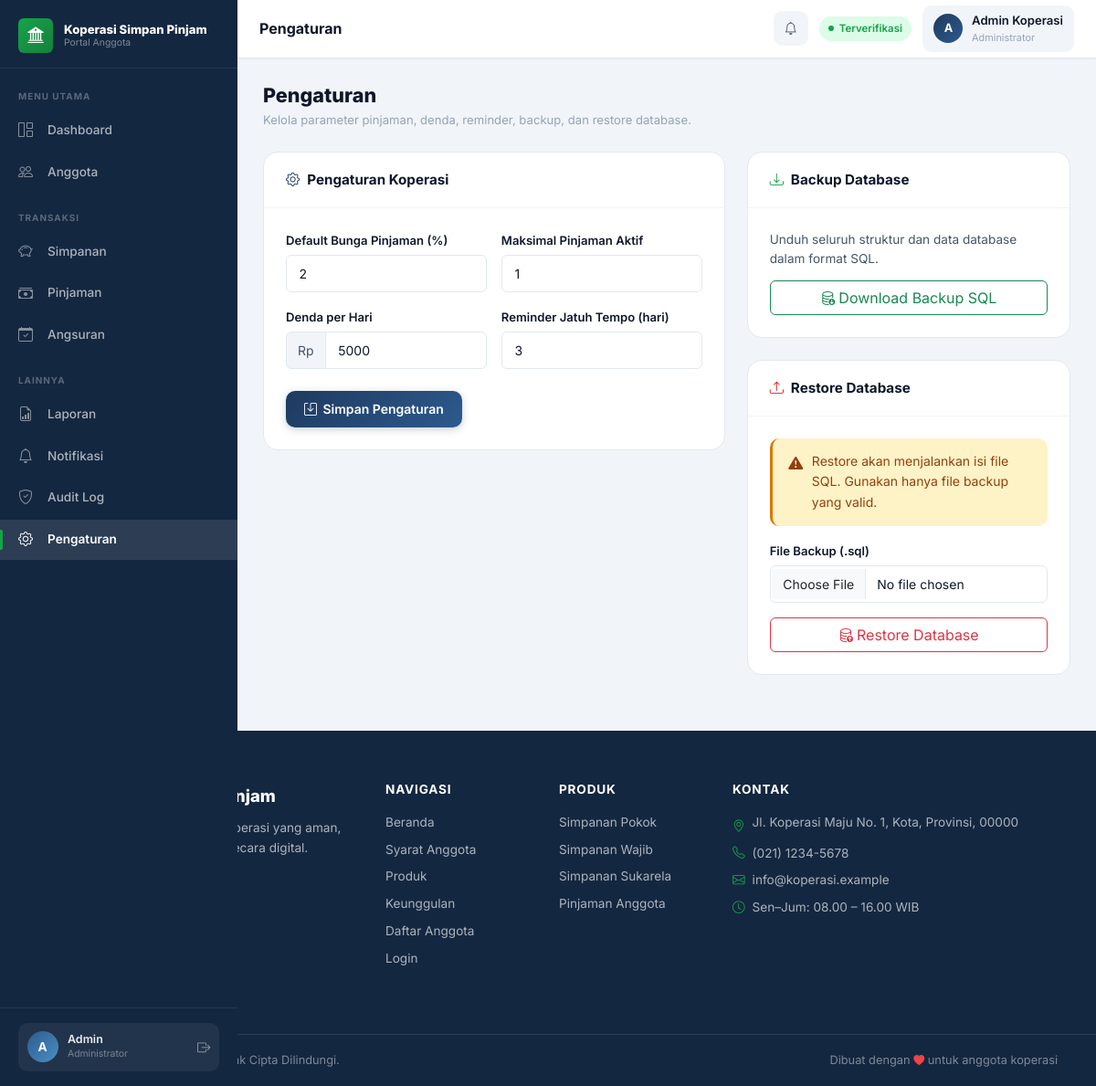
The app's page /admin/pengaturan.php (signed in) with its own data.
### tables this page shows
CREATE TABLE IF NOT EXISTS users (
    id INT AUTO_INCREMENT PRIMARY KEY,
    nama VARCHAR(150) NOT NULL,
    nik VARCHAR(50) NOT NULL UNIQUE,
    tempat_lahir VARCHAR(100),
    tanggal_lahir DATE,
    jenis_kelamin VARCHAR(20),
    alamat TEXT,
    no_hp VARCHAR(30),
    email VARCHAR(150) NOT NULL UNIQUE,
    pekerjaan VARCHAR(100),
    penghasilan DECIMAL(15,2),
    username VARCHAR(50) NOT NULL UNIQUE,
    password VARCHAR(255) NOT NULL,
    role ENUM('admin', 'user') DEFAULT 'user',
    status_verifikasi VARCHAR(50) DEFAULT 'Menunggu Verifikasi',
    foto_ktp VARCHAR(255),
    foto_diri VARCHAR(255),
    created_at DATETIME,
    updated_at DATETIME
);

CREATE TABLE IF NOT EXISTS settings (
    name VARCHAR(50) PRIMARY KEY,
    value TEXT
);

### config/config.php (called while the page is built)
<?php
return [
    'db' => [
        'host' => 'localhost',
        'name' => 'koperasi',
        'user' => 'root',
        'pass' => '',
        'charset' => 'utf8mb4',
    ],
    'app' => [
        'name' => 'Koperasi Simpan Pinjam',
        'base_url' => '',
        'timezone' => 'Asia/Jakarta',
    ],
];

### config/helpers.php (called while the page is built, shortened)
<?php
function e($value): string
{
    return htmlspecialchars((string)$value, ENT_QUOTES, 'UTF-8');
}
function get_setting(string $name, $default = null)
{
    $pdo = db();
    $stmt = $pdo->prepare("SELECT value FROM settings WHERE name = ?");
    $stmt->execute([$name]);
    $row = $stmt->fetch();
    return $row ? $row['value'] : $default;
}

### config/auth.php (called while the page is built, shortened)
<?php
require_once __DIR__ . '/helpers.php';
function current_user(): ?array
{
    $pdo = db();
    $stmt = $pdo->prepare("SELECT * FROM users WHERE id = ?");
    $stmt->execute([$_SESSION['user_id']]);
    $user = $stmt->fetch();
    return $user ?: null;
}

### admin/pengaturan.php (the view, shortened to what this page needs)
<?php
require_once __DIR__ . '/../config/auth.php';
require_once __DIR__ . '/../config/helpers.php';
$defaultBunga = get_setting('default_bunga_persen', 2);
$maxActive = get_setting('max_active_loans', 1);
$dendaPerHari = get_setting('denda_per_hari', 5000);
$reminderDays = get_setting('reminder_days_before_due', 3);
$page_title = 'Pengaturan';
?>
<?php require __DIR__ . '/../includes/dashboard_top.php'; ?>
<div class="page-header">
    <div>
        <h1 class="page-title">Pengaturan</h1>
        <p class="page-sub">Kelola parameter pinjaman, denda, reminder, backup, dan restore database.</p>
    </div>
</div>
<div class="row g-4">
    <div class="col-lg-7">
        <div class="panel">
            <div class="panel-header">
                <span class="panel-title"><i class="bi bi-gear me-2 text-primary-custom"></i>Pengaturan Koperasi</span>
            </div>
            <div class="panel-body">
                <form method="post">
                    <div class="row g-3">
                        <div class="col-md-6">
                            <label class="form-label">Default Bunga Pinjaman (%)</label>
                            <input type="number" step="0.1" name="default_bunga_persen" class="form-control" value="<?= e($defaultBunga); ?>">
                        </div>
                        <div class="col-md-6">
                            <label class="form-label">Maksimal Pinjaman Aktif</label>
                            <input type="number" name="max_active_loans" class="form-control" value="<?= e($maxActive); ?>">
                        </div>
                        <div class="col-md-6">
                            <label class="form-label">Denda per Hari</label>
                            <div class="input-group">
                                <span class="input-group-text">Rp</span>
                                <input type="number" name="denda_per_hari" class="form-control" min="0" value="<?= e($dendaPerHari); ?>">
                            </div>
                        </div>
                        <div class="col-md-6">
                            <label class="form-label">Reminder Jatuh Tempo (hari)</label>
                            <input type="number" name="reminder_days_before_due" class="form-control" min="0" value="<?= e($reminderDays); ?>">
                        </div>
                    </div>
                    <button class="btn-primary-custom mt-4" type="submit"><i class="bi bi-save"></i>Simpan Pengaturan</button>
                </form>
            </div>
        </div>
    </div>
    <div class="col-lg-5">
        <div class="panel mb-4">
            <div class="panel-header">
                <span class="panel-title"><i class="bi bi-download me-2 text-green"></i>Backup Database</span>
            </div>
            <div class="panel-body">
                <p style="font-size:.85rem;color:var(--text-secondary)">Unduh seluruh struktur dan data database dalam format SQL.</p>
                <a href="/admin/pengaturan.php?backup=database" class="btn btn-outline-success w-100"><i class="bi bi-database-down me-1"></i>Download Backup SQL</a>
            </div>
        </div>
        <div class="panel">
            <div class="panel-header">
                <span class="panel-title"><i class="bi bi-upload me-2 text-red"></i>Restore Database</span>
            </div>
            <div class="panel-body">
                <div class="alert alert-warning-custom">
                    <i class="bi bi-exclamation-triangle-fill"></i>
                    <span>Restore akan menjalankan isi file SQL. Gunakan hanya file backup yang valid.</span>
                </div>
                <form method="post" enctype="multipart/form-data">
                    <label class="form-label">File Backup (.sql)</label>
                    <input type="file" name="backup_file" class="form-control" accept=".sql" required>
                    <button class="btn btn-outline-danger w-100 mt-3" type="submit" onclick="return confirm('Restore database dari file ini?')"><i class="bi bi-database-up me-1"></i>Restore Database</button>
                </form>
            </div>
        </div>
    </div>
</div>
<?php require __DIR__ . '/../includes/dashboard_bottom.php'; ?>

### includes/dashboard_top.php (shortened to what this page needs)
<?php
require_once __DIR__ . '/../config/auth.php';
require_once __DIR__ . '/../config/helpers.php';
$config   = require __DIR__ . '/../config/config.php';
$authUser = current_user();
$initials = strtoupper(substr($authUser['nama'] ?? 'U', 0, 1));
$statusMap = [
    'Disetujui'           => ['class' => 'verified',  'label' => 'Terverifikasi'],
    'Menunggu Verifikasi' => ['class' => 'pending',   'label' => 'Menunggu'],
    'Ditolak'             => ['class' => 'rejected',  'label' => 'Ditolak'],
    'Nonaktif'            => ['class' => 'nonactive', 'label' => 'Nonaktif'],
];
$verifStatus  = $authUser['status_verifikasi'] ?? 'Menunggu Verifikasi';
$statusInfo   = $statusMap[$verifStatus] ?? ['class' => 'pending', 'label' => $verifStatus];
$role         = $authUser['role'] ?? 'user';
$notificationUrl     = $role === 'admin' ? '/admin/notifikasi.php' : '/user/notifikasi.php';
?>
<?php require __DIR__ . '/header.php'; ?>
<div class="app-layout">
  <aside class="app-sidebar" id="appSidebar">
    <a href="/" class="sidebar-brand">
      <span class="sidebar-brand-icon"><i class="bi bi-bank2"></i></span>
      <span class="sidebar-brand-text">
        <span class="sidebar-brand-name"><?= e($config['app']['name']); ?></span>
        <span class="sidebar-brand-tagline">Portal Anggota</span>
      </span>
    </a>
    <nav class="sidebar-nav">
      <?php if ($role === 'admin'): ?>
        <div class="sidebar-section"><span class="sidebar-section-label">Menu Utama</span></div>
        <a href="/admin/dashboard.php" class="sidebar-link" id="sl-dashboard">
            <i class="bi bi-grid-1x2"></i>Dashboard
        </a>
        <a href="/admin/anggota.php" class="sidebar-link" id="sl-anggota">
            <i class="bi bi-people"></i>Anggota
        </a>
        <div class="sidebar-section mt-2"><span class="sidebar-section-label">Transaksi</span></div>
        <a href="/admin/simpanan.php" class="sidebar-link" id="sl-simpanan">
            <i class="bi bi-piggy-bank"></i>Simpanan
        </a>
        <a href="/admin/pinjaman.php" class="sidebar-link" id="sl-pinjaman">
            <i class="bi bi-cash-stack"></i>Pinjaman
        </a>
        <a href="/admin/angsuran.php" class="sidebar-link" id="sl-angsuran">
            <i class="bi bi-calendar-check"></i>Angsuran
        </a>
        <div class="sidebar-section mt-2"><span class="sidebar-section-label">Lainnya</span></div>
        <a href="/admin/laporan.php" class="sidebar-link" id="sl-laporan">
            <i class="bi bi-file-earmark-bar-graph"></i>Laporan
        </a>
        <a href="/admin/notifikasi.php" class="sidebar-link" id="sl-notifikasi">
            <i class="bi bi-bell"></i>Notifikasi
        </a>
        <a href="/admin/audit-log.php" class="sidebar-link" id="sl-audit-log">
            <i class="bi bi-shield-check"></i>Audit Log
        </a>
        <a href="/admin/pengaturan.php" class="sidebar-link" id="sl-pengaturan">
            <i class="bi bi-gear"></i>Pengaturan
        </a>
      <?php endif; ?>
    </nav>
    <div class="sidebar-footer">
      <div class="sidebar-user">
        <div class="sidebar-avatar"><?= $initials; ?></div>
        <div>
          <div class="sidebar-user-name"><?= e(explode(' ', $authUser['nama'])[0] ?? $authUser['nama']); ?></div>
          <div class="sidebar-user-role"><?= $role === 'admin' ? 'Administrator' : 'Anggota'; ?></div>
        </div>
        <a href="/logout.php" class="sidebar-logout ms-auto" title="Logout"><i class="bi bi-box-arrow-right"></i></a>
      </div>
    </div>
  </aside>
  <div class="app-main">
    <header class="app-topbar">
      <div class="topbar-breadcrumb">
        <span class="topbar-page-title"><?= e($page_title ?? 'Dashboard'); ?></span>
      </div>
      <div class="topbar-right">
        <a href="<?= e($notificationUrl); ?>" class="topbar-notification" title="Notifikasi">
          <i class="bi bi-bell"></i>
        </a>
        <span class="status-pill <?= $statusInfo['class']; ?>"><?= $statusInfo['label']; ?></span>
        <div class="topbar-user">
          <div class="topbar-avatar"><?= $initials; ?></div>
          <div class="d-none d-md-block">
            <div class="topbar-user-name"><?= e($authUser['nama']); ?></div>
            <div class="topbar-user-role"><?= $role === 'admin' ? 'Administrator' : 'Anggota'; ?></div>
          </div>
        </div>
      </div>
    </header>
    <main class="app-content">

### records on screen
users: nama "A", nama "Admin", status_verifikasi "Terverifikasi", nama "Admin Koperasi"
settings: default_bunga_persen "2"
settings: max_active_loans "1"
settings: denda_per_hari "5000"
settings: reminder_days_before_due "3"

### other values on screen
$config['app']['name'] "Koperasi Simpan Pinjam"
$page_title "Pengaturan"
